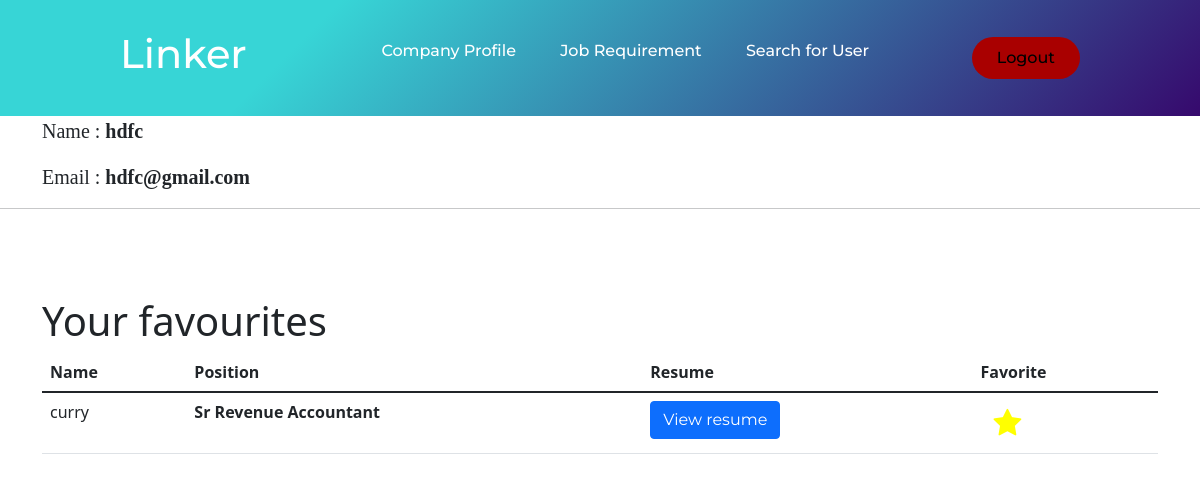
The page /companyprofile (signed in) on the database its author committed.
### app.py (models this page shows)
class Company(db.Model):
    sno = db.Column(db.Integer, primary_key=True)
    name = db.Column(db.String(200), nullable=False)
    username = db.Column(db.String(200), unique=True)
    password = db.Column(db.String(200), nullable=False)
    jobTitle = db.Column(db.String(200), nullable=True)
    pdf = db.Column(db.String(200), nullable=True)

class User(db.Model):
    sno = db.Column(db.Integer, primary_key=True)
    name = db.Column(db.String(200), nullable=False)
    username = db.Column(db.String(200), unique=True)
    password = db.Column(db.String(200), nullable=False)
    resume = db.Column(db.String(200), nullable=True)
    position = db.Column(db.String(200), nullable=True)

class Companyfavourite(db.Model):
    sno = db.Column(db.Integer, primary_key=True)
    companysno = db.Column(db.Integer, ForeignKey("company.sno"), nullable=False)
    usersno = db.Column(db.Integer, ForeignKey("user.sno"), nullable=False)

### app.py (the view)
@app.route("/companyprofile")
def companyprofile():
    if 'company' in session:
        username = session['company']
        user = Company.query.filter_by(username=username).first()
        companyfavourite = Companyfavourite.query.filter_by(companysno = user.sno)
        return render_template('companyprofile.html', user=user, companyfavourite=companyfavourite)
    return redirect(url_for('companylogin'))

### app.py (called while the page is built)
def userdetailsincompanyfavourite(usersno):
    return User.query.filter_by(sno=usersno).first()

@app.context_processor
def context_processor():
    return dict(userincompanyfavourite = userincompanyfavourite, userdetailsincompanyfavourite = userdetailsincompanyfavourite, companyjobreq=companyjobreq, percentagematch = percentagematch, companydetailsincompanyfavourite=companydetailsincompanyfavourite)

### templates/companyprofile.html (shortened to what this page needs)
{% extends 'companynavbar.html' %}
{% block companynavbar %}
<div class="container">
	<p style="font-size: 20px; font-family: serif, georgia">
		Name : <b>{{user.name}}</b>
	</p>
	<p style="font-size: 20px; font-family: serif, georgia">
		Email : <b>{{user.username}}</b>
	</p>
</div>
<hr />
<br /><br /><br />
<div class="container">
	{% if companyfavourite %}
	<h1>Your favourites</h1>
	<table class="table">
		<thead>
			<tr>
				<th>
					Name
				</th>
				<th>
					Position
				</th>
				<th>
					Resume
				</th>
				<th>
					Favorite
				</th>
			</tr>
		</thead>
		<tbody>
			{% for i in companyfavourite %}
			{% set user = userdetailsincompanyfavourite(i.usersno) %}
			<tr id="tr{{user.sno}}">
				<td>{{user.name}}</td>
				<td style="font-weight: bold">
					{% if user.position %}
					{{user.position}}
					{% else %}
					No Details
					{% endif %}
				</td>
				<td>
					{% if user.resume %}
					<a href="static/resumes/{{user.resume}}" class="btn btn-primary" target="__blank">
						View resume
					</a>
					{% else %}
					No Resume
					{% endif %}
				</td>
				<td>
					<div id="deletefavourite{{user.sno}}">
						<form class="deletefavourite" id="{{user.sno}}">
							<button type="submit" class="btn" class="update_form">
								<i type="submit" class="fa fa-star" style="color: yellow;font-size: 30px;"></i>
							</button>
						</form>
					</div>
				</td>
			</tr>
			{% endfor %}
		</tbody>
	</table>
	{% endif %}
</div>
{% endblock companynavbar %}

### static/css/style.css (style rules this page uses)
* { box-sizing: border-box; margin: 0; padding: 0; }
li, a, button { font-family: 'Montserrat', sans-serif; font-weight: 500; font-size: 16px; text-decoration: none; }
a { color: white; }
button { padding: 9px 25px; background-color: rgb(169, 0, 0); border: none; border-radius: 50px; cursor: pointer; transition: all 0.3s ease 0s; }

### rows shown on the page
Company: name "hdfc", username "hdfc@gmail.com"
User: name "curry", position "Sr Revenue Accountant"
